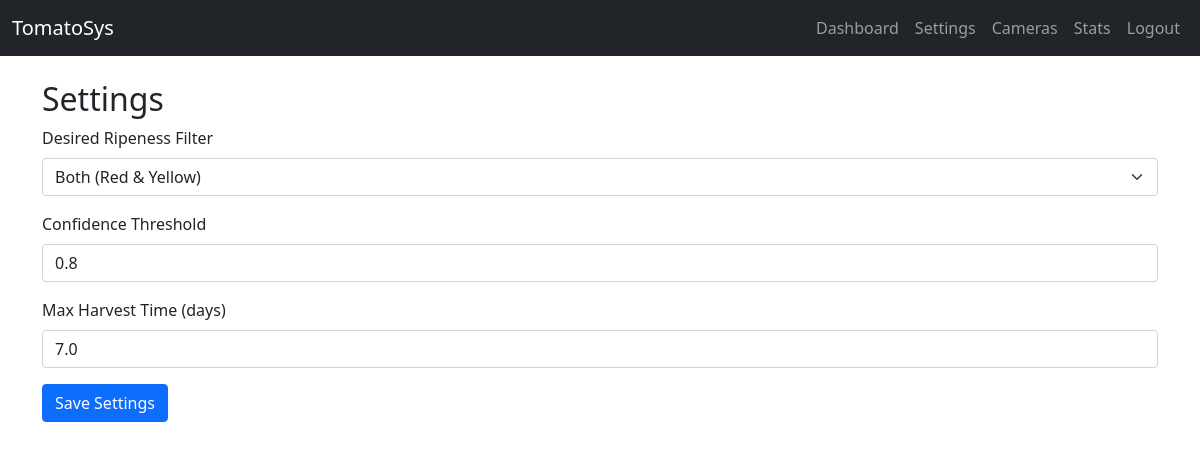
/settings (signed in), run on the app's committed database.
### app.py (models this page shows)
class UserSettings(db.Model):
    id = db.Column(db.Integer, primary_key=True)
    desired_ripeness = db.Column(db.String(20), default='both')  # "red", "yellow" или "both"
    conf_threshold = db.Column(db.Float, default=0.8)
    max_harvest_time = db.Column(db.Float, default=7.0)
    user_id = db.Column(db.Integer, db.ForeignKey('user.id'), nullable=False, unique=True)

### app.py (the view, shortened to what this page needs)
@app.route('/settings', methods=['GET','POST'])
@login_required
def settings():
    return render_template('settings.html', settings=current_user.settings)

### app.py (called while the page is built)
@login_manager.user_loader
def load_user(user_id):
    return User.query.get(int(user_id))

### templates/settings.html (shortened to what this page needs)
{% extends "base.html" %}
{% block content %}
  <h2>Settings</h2>
  <form method="POST">
    <div class="mb-3">
      <label for="desired_ripeness" class="form-label">Desired Ripeness Filter</label>
      <select class="form-select" name="desired_ripeness" id="desired_ripeness">
        <option value="both" {% if settings.desired_ripeness=='both' %}selected{% endif %}>Both (Red & Yellow)</option>
      </select>
    </div>
    <div class="mb-3">
      <label for="conf_threshold" class="form-label">Confidence Threshold</label>
      <input type="number" step="0.1" class="form-control" name="conf_threshold" id="conf_threshold" value="{{ settings.conf_threshold }}" required>
    </div>
    <div class="mb-3">
      <label for="max_harvest_time" class="form-label">Max Harvest Time (days)</label>
      <input type="number" step="0.1" class="form-control" name="max_harvest_time" id="max_harvest_time" value="{{ settings.max_harvest_time }}" required>
    </div>
    <button type="submit" class="btn btn-primary">Save Settings</button>
  </form>
{% endblock %}

### data on the page
UserSettings: desired_ripeness "Both (Red & Yellow)", conf_threshold "0.8", max_harvest_time "7.0"
